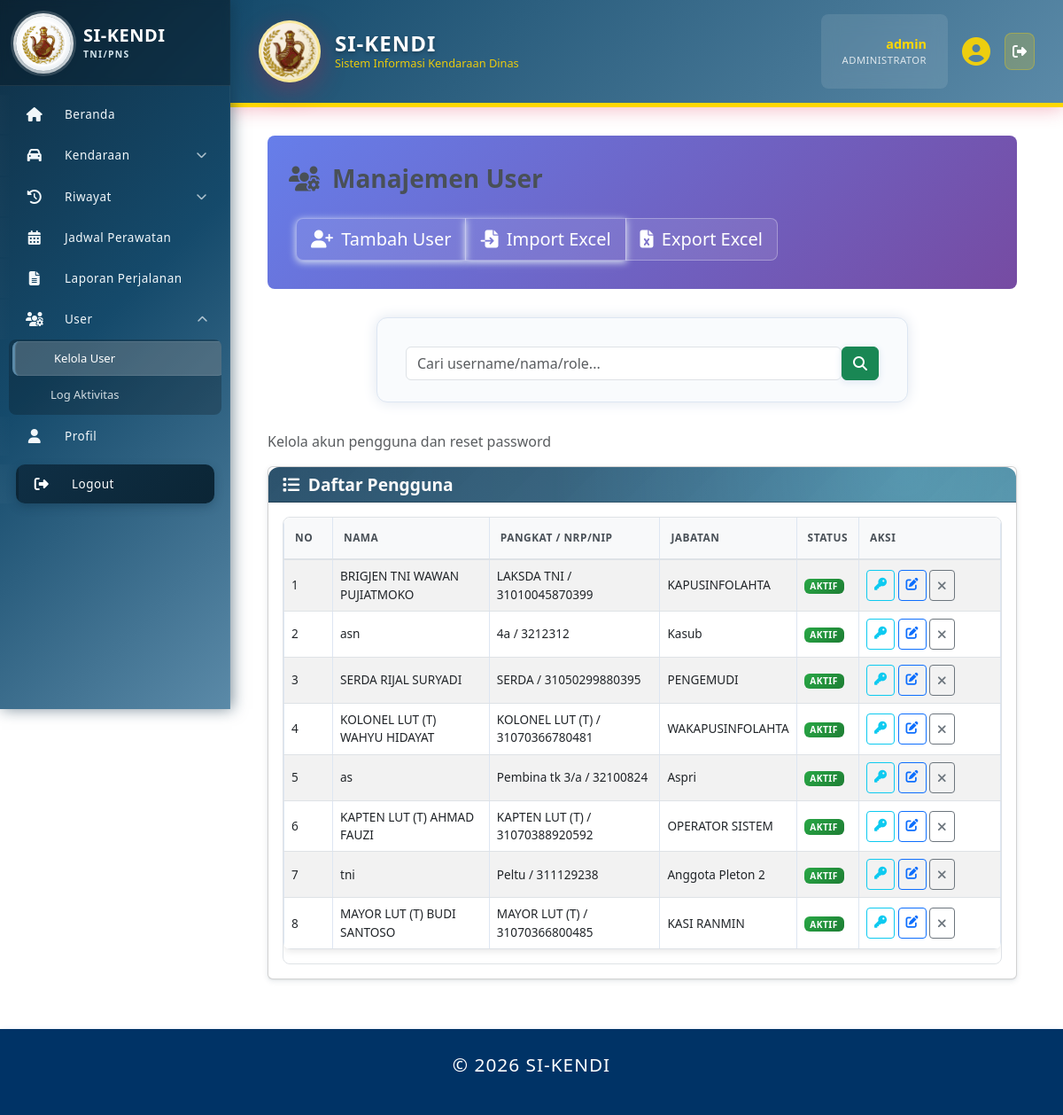
The app's page /index.php?page=manajemen_user (signed in) with its own data.
### tables this page shows
CREATE TABLE `user_account` (
  `id` int(11) NOT NULL,
  `pengguna_id` int(11) NOT NULL,
  `username` varchar(50) NOT NULL,
  `password` varchar(255) NOT NULL,
  `role_id` int(11) NOT NULL,
  `last_login` timestamp NULL DEFAULT NULL,
  `status` enum('Aktif','Tidak Aktif','Suspended') NOT NULL DEFAULT 'Aktif',
  `created_at` timestamp NOT NULL DEFAULT current_timestamp(),
  `updated_at` timestamp NOT NULL DEFAULT current_timestamp() ON UPDATE current_timestamp()
);

CREATE TABLE `pengguna` (
  `id` int(11) NOT NULL,
  `nrp_nip` varchar(30) DEFAULT NULL,
  `nama_lengkap` varchar(100) NOT NULL,
  `pangkat` varchar(50) DEFAULT NULL,
  `jabatan` varchar(100) DEFAULT NULL,
  `satuan_pns` varchar(200) DEFAULT NULL,
  `no_hp` varchar(20) DEFAULT NULL,
  `email` varchar(100) DEFAULT NULL,
  `alamat` text DEFAULT NULL,
  `status_pegawai` enum('Aktif','Pensiun','Mutasi','Non-Aktif') NOT NULL DEFAULT 'Aktif',
  `status_aktif` enum('Aktif','Tidak Aktif') NOT NULL DEFAULT 'Aktif',
  `jenis_personel` enum('TNI','PNS') DEFAULT NULL,
  `matra` varchar(100) DEFAULT NULL,
  `korps` varchar(100) DEFAULT NULL,
  `kesatuan` varchar(200) DEFAULT NULL,
  `created_at` timestamp NOT NULL DEFAULT current_timestamp(),
  `updated_at` timestamp NOT NULL DEFAULT current_timestamp() ON UPDATE current_timestamp()
);

### config.php (called while the page is built, shortened)
<?php
function generate_csrf_token() {
    return $_SESSION['csrf_token'];
}
?>

### pages/manajemen_user.php (the view, shortened to what this page needs)
<?php
require_once 'includes/auth.php';
$action = $_POST['action'] ?? ($_GET['action'] ?? 'list');
$users = [];
$q = '';
$pg = 1;
if ($action === 'list') {
    $q = trim($_GET['q'] ?? '');
    $sort = $_GET['sort'] ?? 'username';
    $dir = strtolower($_GET['dir'] ?? 'asc');
    $pg = max(1, intval($_GET['pg'] ?? 1));
    $limit = 10;
    $offset = ($pg - 1) * $limit;
    $sort_map = [
        'username' => 'ua.username',
        'nama' => 'p.nama_lengkap',
        'role' => 'r.nama_role',
        'status' => 'ua.status',
        'last_login' => 'last_login',
        'created_at' => 'ua.created_at',
    ];
    $order_col = $sort_map[$sort] ?? $sort_map['username'];
    $order_dir = ($dir === 'desc') ? 'DESC' : 'ASC';
    $from = " FROM user_account ua LEFT JOIN pengguna p ON ua.pengguna_id = p.id LEFT JOIN role r ON ua.role_id = r.id ";
    $from_with_login = $from . " LEFT JOIN (\n        SELECT user_id, MAX(created_at) AS last_login\n        FROM log_aktivitas\n        WHERE LOWER(activity_type) = 'login'\n        GROUP BY user_id\n    ) ll ON ll.user_id = p.id ";
    $where = '';
    $params = [];
    $types = '';
    $sql_data = 'SELECT ua.id, ua.username, ua.status, ' .
                'COALESCE(ll.last_login, ua.last_login) AS last_login, ' .
                'ua.created_at, p.nama_lengkap, p.pangkat, p.nrp_nip, p.jabatan, r.nama_role' .
                $from_with_login . $where . " ORDER BY {$order_col} {$order_dir} LIMIT ? OFFSET ?";
    $params2 = $params;
    $types2 = $types . 'ii';
    $params2[] = $limit;
    $params2[] = $offset;
    if ($stmt = $mysqli->prepare($sql_data)) {
        if (!empty($params2)) {
            $bindArgs2 = [$types2];
            foreach ($params2 as $k => $v) { $bindArgs2[] = &$params2[$k]; }
            call_user_func_array([$stmt, 'bind_param'], $bindArgs2);
        }
        $stmt->execute();
        $res = $stmt->get_result();
        $users = [];
        if ($res) {
            while ($r = $res->fetch_assoc()) { $users[] = $r; }
        }
    } else {
        $users = [];
    }
}
?>
<div class="page-header">
    <h1><i class="fas fa-users-cog"></i> Manajemen User</h1>
    <div class="header-actions">
        <?php if ($action === 'list'): ?>
            <div class="btn-group" role="group">
                <a href="?page=manajemen_user&action=create" class="btn btn-success btn-lg">
                    <i class="fas fa-user-plus me-1"></i> Tambah User
                </a>
                <a href="?page=manajemen_user&action=import_csv" class="btn btn-secondary btn-lg">
                    <i class="fas fa-file-import me-1"></i> Import Excel
                </a>
                <a href="?page=manajemen_user&action=export_excel<?= !empty($q) ? '&q=' . urlencode($q) : '' ?>" class="btn btn-outline-secondary btn-lg">
                    <i class="fas fa-file-excel me-1"></i> Export Excel
                </a>
            </div>
        <?php endif; ?>
    </div>
</div>
<form method="get" class="d-flex mb-7" role="search">
                <input type="text" class="form-control" name="q" value="<?= htmlspecialchars($q ?? '') ?>" placeholder="Cari username/nama/role...">
                <button class="btn btn-success" type="submit"><i class="fas fa-search"></i></button>
            </form>
<p class="text-muted">Kelola akun pengguna dan reset password</p>
<?php if ($action === 'list'): ?>
    <div class="card">
        <div class="card-header d-flex justify-content-between align-items-center flex-wrap gap-2">
            <h3 class="m-0"><i class="fas fa-list"></i> Daftar Pengguna</h3>
        </div>
        <div class="card-body">
            <div class="table-responsive">
                <table class="table table-striped align-middle">
                    <thead>
                        <tr>
                            <th style="width:55px;">No</th>
                            <th>Nama</th>
                            <th>Pangkat / NRP/NIP</th>
                            <th>Jabatan</th>
                            <th>Status</th>
                            <th style="width:160px;">Aksi</th>
                        </tr>
                    </thead>
                    <tbody>
                        <?php if (!empty($users)): ?>
                            <?php $no = ($pg - 1) * 10 + 1; foreach ($users as $u): ?>
                                <tr>
                                    <td><?= $no++ ?></td>
                                    <td><?= htmlspecialchars($u['nama_lengkap'] ?: $u['username']) ?></td>
                                    <td><?= htmlspecialchars(trim(($u['pangkat'] ?? '') . ' / ' . ($u['nrp_nip'] ?? ''), ' /')) ?></td>
                                    <td><?= htmlspecialchars($u['jabatan'] ?? '-') ?></td>
                                    <td>
                                        <?php $isAktif = ($u['status'] === 'Aktif'); ?>
                                        <span class="badge status-badge <?= $isAktif ? 'bg-success' : 'bg-secondary' ?> text-white" data-id="<?= (int)$u['id'] ?>">
                                            <?= $isAktif ? 'Aktif' : 'Tidak Aktif' ?>
                                        </span>
                                    </td>
                                    <td class="text-nowrap">
                                        <a href="?page=manajemen_user&action=reset_password&id=<?= (int)$u['id'] ?>" class="btn btn-sm btn-outline-info" title="Reset Password"><i class="fas fa-key"></i></a>
                                        <a href="?page=manajemen_user&action=edit&id=<?= (int)$u['id'] ?>" class="btn btn-sm btn-outline-primary" title="Edit User"><i class="fas fa-edit"></i></a>
                                        <button type="button" class="btn btn-sm <?= $isAktif ? 'btn-outline-secondary' : 'btn-outline-success' ?> action-toggle"
                                                title="<?= $isAktif ? 'Nonaktifkan User' : 'Aktifkan User' ?>"
                                                data-id="<?= (int)$u['id'] ?>"
                                                data-status="<?= $isAktif ? 'Aktif' : 'Tidak Aktif' ?>"
                                                data-url="?page=manajemen_user&action=toggle_status&id=<?= (int)$u['id'] ?>"
                                                data-csrf="<?= generate_csrf_token() ?>">
                                            <i class="fas fa-<?= $isAktif ? 'times' : 'check' ?>"></i>
                                        </button>
                                    </td>
                                </tr>
                            <?php endforeach; ?>
                        <?php else: ?>
                            <tr><td colspan="6" class="text-center text-muted">Belum ada data pengguna.</td></tr>
                        <?php endif; ?>
                    </tbody>
                </table>
            </div>
        </div>
    </div>
    <?php endif; ?>

### assets/css/sidebar.css (style rules this page uses)
:root { --brand-start: #0f2f45; --brand-mid: #154a6b; --brand-end: #5b8aa8; --brand-accent: #5b8aa8; --brand-accent-soft: #d2e3eb; --brand-hover-bg: rgba(255,255,255,0.08); --brand-active-bg: rgba(255,255,255,0.14); --brand-active-strong: rgba(255,255,255,0.20); --sidebar-link-size: 15px; --sidebar-sublink-size: 13px; }

### includes/header.php (style rules this page uses)
:root { --sidebar-width: 260px; }

### pages/manajemen_user.php (style rules this page uses)
.page-header h1 { font-size: 1.75rem; font-weight:600; }

### records on screen
user_account: pengguna.nama_lengkap "BRIGJEN TNI WAWAN PUJIATMOKO", pengguna.nrp_nip "LAKSDA TNI / 31010045870399", pengguna.jabatan "KAPUSINFOLAHTA", status "AKTIF"
user_account: pengguna.nama_lengkap "asn", pengguna.nrp_nip "4a / 3212312", pengguna.jabatan "Kasub", status "AKTIF"
user_account: pengguna.nama_lengkap "SERDA RIJAL SURYADI", pengguna.nrp_nip "SERDA / 31050299880395", pengguna.jabatan "PENGEMUDI", status "AKTIF"
user_account: pengguna.nama_lengkap "KOLONEL LUT (T) WAHYU HIDAYAT", pengguna.nrp_nip "KOLONEL LUT (T) / 31070366780481", pengguna.jabatan "WAKAPUSINFOLAHTA", status "AKTIF"
user_account: pengguna.nama_lengkap "as", pengguna.nrp_nip "Pembina tk 3/a / 32100824", pengguna.jabatan "Aspri", status "AKTIF"
user_account: pengguna.nama_lengkap "KAPTEN LUT (T) AHMAD FAUZI", pengguna.nrp_nip "KAPTEN LUT (T) / 31070388920592", pengguna.jabatan "OPERATOR SISTEM", status "AKTIF"
user_account: pengguna.nama_lengkap "tni", pengguna.nrp_nip "Peltu / 311129238", pengguna.jabatan "Anggota Pleton 2", status "AKTIF"
user_account: pengguna.nama_lengkap "MAYOR LUT (T) BUDI SANTOSO", pengguna.nrp_nip "MAYOR LUT (T) / 31070366800485", pengguna.jabatan "KASI RANMIN", status "AKTIF"

### other values on screen
isset($_SESSION['username']) ? $_SESSION['username'] : '' "admin"
